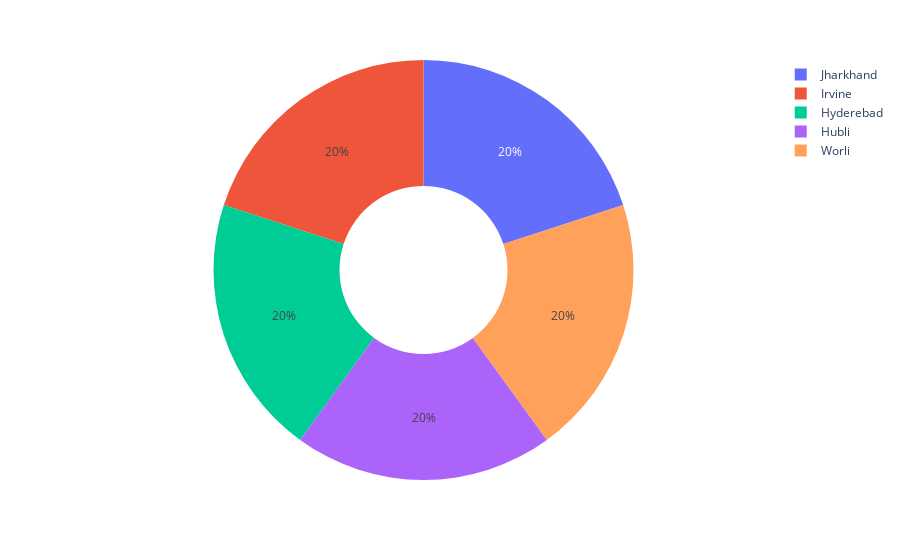

Notebook cell for this chart:
### Code cell
# Create the donut chart
fig = px.pie(Location_counts, values='Amount', names='Location', hole=.4)

fig.show()

### Figure 1 — Plotly figure (JSON) as saved in the notebook; plotly's stock layout.template omitted (floating-point values rounded to 4 significant figures)
{"data": [{"domain": {"x": [0, 1], "y": [0, 1]}, "hole": 0.4, "hovertemplate": "Location=%{label}<br>Amount=%{value}<extra></extra>", "labels": ["Jharkhand", "Irvine", "Hyderebad", "Hubli", "Worli"], "legendgroup": "", "name": "", "showlegend": true, "type": "pie", "values": [1, 1, 1, 1, 1]}], "layout": {"legend": {"tracegroupgap": 0}, "margin": {"t": 60}}}
